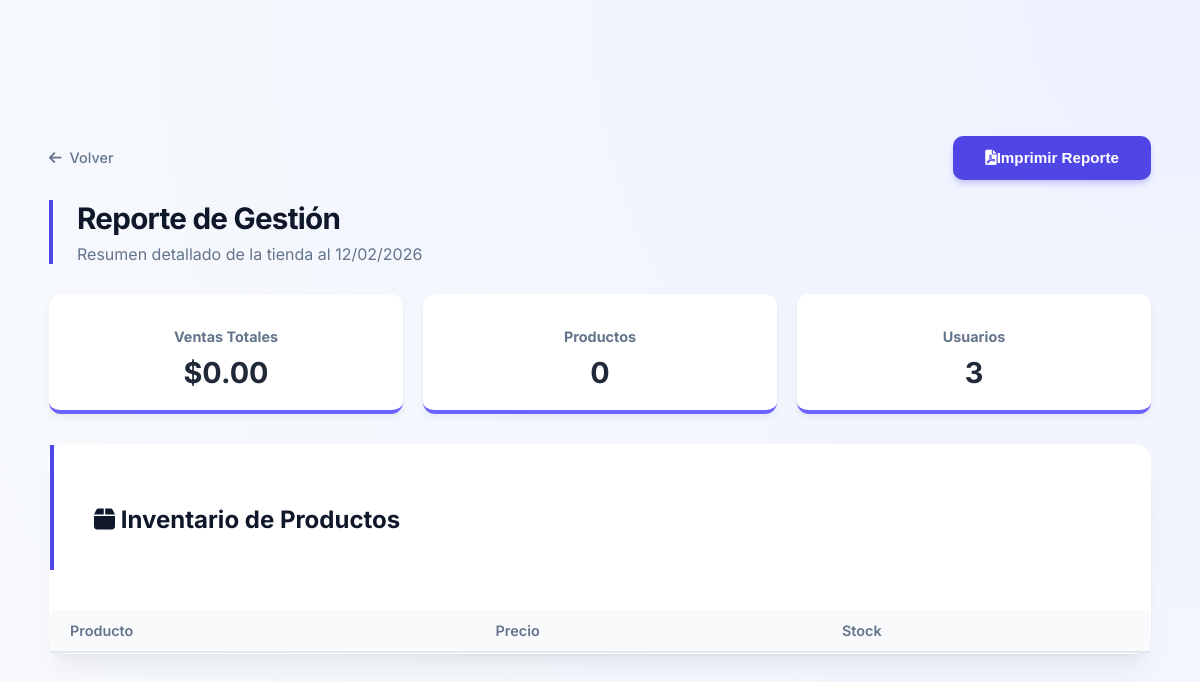
Page /index.php?c=Reporte&a=index (signed in) on the earlier database version.
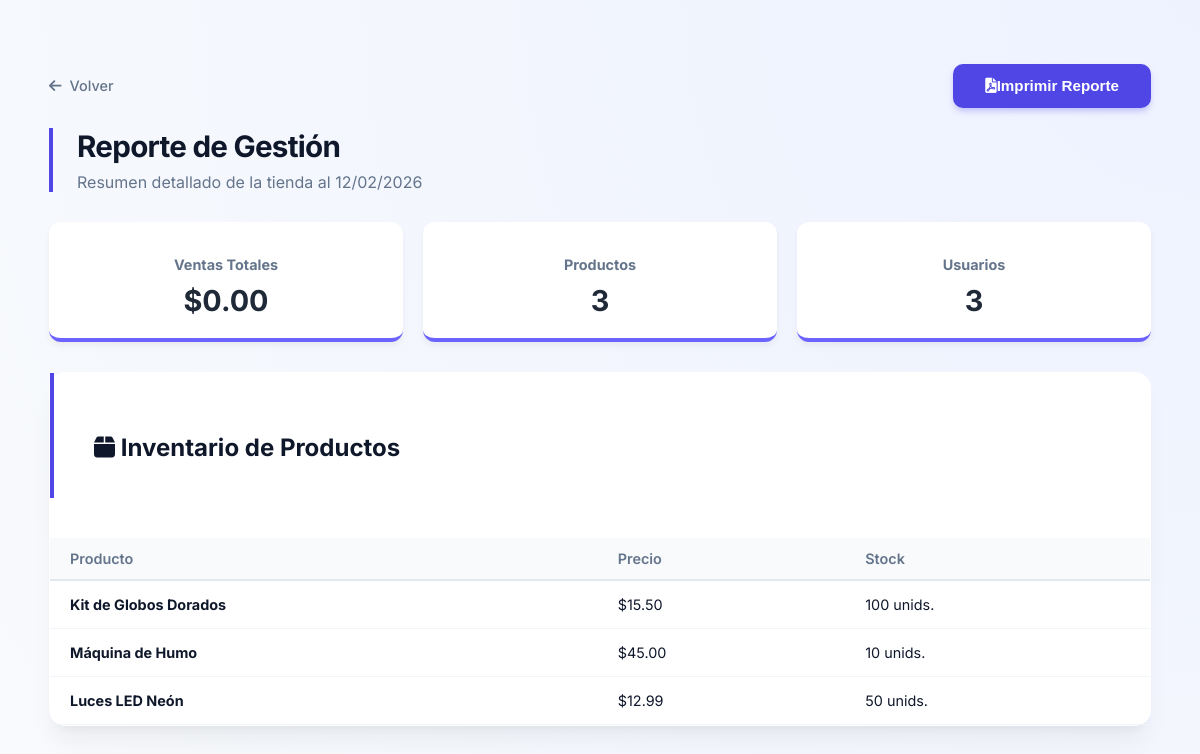
Same page on the later database version.
### tables this page shows
CREATE TABLE products (
    id INT AUTO_INCREMENT PRIMARY KEY,
    name VARCHAR(100) NOT NULL,
    description TEXT,
    price DECIMAL(10, 2) NOT NULL, 
    stock INT NOT NULL DEFAULT 0,
    image VARCHAR(255) NULL,       
    created_at TIMESTAMP DEFAULT CURRENT_TIMESTAMP
);

### controller/ReporteController.php (called while the page is built, shortened)
<?php
require_once 'model/DAO/UserDAO.php';
require_once 'model/DAO/ProductDAO.php';
class ReporteController {
    public function index() {
        $userDao = new UserDAO();
        $productDao = new ProductDAO();
        $users = $userDao->getAll();
        $products = $productDao->getAll();
        $totalVentas = 0;
        require_once 'views/reporte/index.php';
    }
}

### config/db.php (called while the page is built, shortened)
<?php
class Database {
    public static function connect() {
        $dsn = "mysql:host=" . DB_HOST . ";dbname=" . DB_NAME . ";charset=" . DB_CHARSET . ";port=" . DB_PORT;
        $options = [
            PDO::ATTR_ERRMODE=> PDO::ERRMODE_EXCEPTION,
            PDO::ATTR_EMULATE_PREPARES   => false,
        ];
        try {
            $conexion = new PDO($dsn, DB_USER, DB_PASS, $options);
            return $conexion;
        } catch (PDOException $e) {
            die("Error de conexión: " . $e->getMessage());
        }
    }
}
?>

### model/DAO/ProductDao.php (called while the page is built, shortened)
<?php
require_once 'config/db.php';
require_once 'model/DTO/ProductDTO.php';
class ProductDAO {
    private $db;
    public function __construct() {
        $this->db = Database::connect();
    }
    public function getAll() {
        $sql = "SELECT * FROM products ORDER BY created_at DESC";
        $stmt = $this->db->prepare($sql);
        $stmt->execute();
        $products = [];
        while ($row = $stmt->fetch(PDO::FETCH_OBJ)) {
            $products[] = new ProductDTO(
                $row->id,
                $row->name,
                $row->description,
                $row->price,
                $row->stock,
                $row->image
            );
        }
        return $products;
    }
}
?>

### model/DAO/UserDao.php (called while the page is built, shortened)
<?php
require_once 'config/db.php';
class UserDAO {
    private $db;
    public function __construct() {
        $this->db = Database::connect();
    }
    private function mapToDTO($row) {
        return new UserDTO(
            $row['id'],
            $row['nombre'],
            $row['apellido'],
            $row['email'],
            $row['password'],
            $row['rol']
        );
    }
    public function getAll() {
        $sql = "SELECT * FROM users ORDER BY id DESC";
        $stmt = $this->db->prepare($sql);
        $stmt->execute();
        $users = [];
        while ($row = $stmt->fetch(PDO::FETCH_ASSOC)) {
            $users[] = $this->mapToDTO($row);
        }
        return $users;
    }
}
?>

### model/DTO/ProductDTO.php (called while the page is built, shortened)
<?php
class ProductDTO {
    public function __construct($id, $name, $description, $price, $stock, $image) {
        $this->name = $name;
        $this->price = $price;
        $this->stock = $stock;
    }
}
?>

### views/reporte/index.php (the view, shortened to what this page needs)
<!DOCTYPE html>
<html lang="es">
<head>
    <link rel="stylesheet" href="assets/styles/product.css">
    <link rel="stylesheet" href="https://cdnjs.cloudflare.com/ajax/libs/font-awesome/6.0.0/css/all.min.css">
</head>
<body>
    <div class="container-main">
        <div class="top-nav" style="display: flex; justify-content: space-between; align-items: center; margin-bottom: 20px;">
            <a href="index.php?c=Home&a=index" class="btn-back"><i class="fas fa-arrow-left"></i> Volver</a>
            <button onclick="window.print()" class="btn btn-primary btn-print">
                <i class="fas fa-file-pdf"></i> Imprimir Reporte
            </button>
        </div>
        <header class="card-header" style="text-align: left; margin-bottom: 30px;">
            <h1>Reporte de Gestión</h1>
            <p>Resumen detallado de la tienda al <?= date('d/m/Y') ?></p>
        </header>
        <div class="kpi-grid">
            <div class="kpi-card">
                <h3>Ventas Totales</h3>
                <div class="value">$<?= number_format($totalVentas, 2) ?></div>
            </div>
            <div class="kpi-card">
                <h3>Productos</h3>
                <div class="value"><?= count($products) ?></div>
            </div>
            <div class="kpi-card">
                <h3>Usuarios</h3>
                <div class="value"><?= count($users) ?></div>
            </div>
        </div>
        <div class="report-section">
            <div class="product-card no-padding">
                <header class="card-header padding-top">
                    <h2><i class="fas fa-box"></i> Inventario de Productos</h2>
                </header>
                <table class="styled-table">
                    <thead>
                        <tr>
                            <th>Producto</th>
                            <th>Precio</th>
                            <th>Stock</th>
                        </tr>
                    </thead>
                    <tbody>
                        <?php foreach($products as $p): ?>
                        <tr>
                            <td><strong><?= $p->name ?></strong></td>
                            <td>$<?= number_format($p->price, 2) ?></td>
                            <td><?= $p->stock ?> unids.</td>
                        </tr>
                        <?php endforeach; ?>
                    </tbody>
                </table>
            </div>
        </div>
    </div>
</body>
</html>

Differences in the rows shown:
added products: name "Kit de Globos Dorados", price "15.50", stock "100"
added products: name "Máquina de Humo", price "45.00", stock "10"
added products: name "Luces LED Neón", price "12.99", stock "50"
Other differences:
count($products): "0" → "3"
